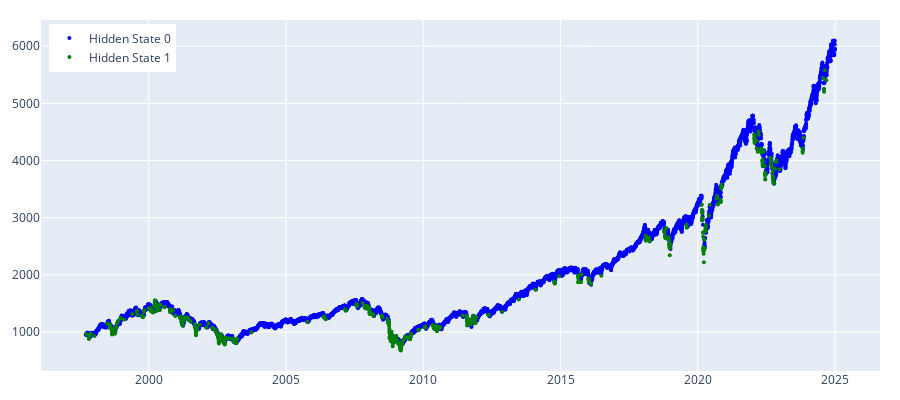

The notebook cell saved with this chart:
### Markdown cell above
A Gaussian Mixture Model is also introduced and is trained on the whole price_array dataset. This was performed to evaluate the overall performance of the model against the Hidden Markov Model; furthermore, to provide a baseline performance comparator for its entropy-gated derivatives.

### Code cell
params = {'n_components':2, 'covariance_type': 'full', 'max_iter': 100000, 'n_init': 30,'init_params': 'kmeans', 'random_state':100}

gmm_model = regime_detection.get_regimes_gmm(prices_array, params)
gmm_states = gmm_model.predict(prices_array)
plot_hidden_states(np.array(gmm_states), prices[["TRDPRC_1"]])

### Figure 1 — Plotly figure (JSON) as saved in the notebook; plotly's stock layout.template omitted (floating-point values rounded to 4 significant figures; data arrays with more than 128 entries replaced by an {"elided": "..."} marker saying what was removed)
{"data": [{"marker": {"color": "blue", "size": 4}, "mode": "markers", "name": "Hidden State 0", "type": "scatter", "x": {"elided": "6342 str values"}, "y": {"elided": "6342 float values"}}, {"marker": {"color": "green", "size": 4}, "mode": "markers", "name": "Hidden State 1", "type": "scatter", "x": {"elided": "531 str values"}, "y": {"elided": "531 float values"}}], "layout": {"height": 400, "legend": {"x": 0.01, "xanchor": "left", "y": 0.99, "yanchor": "top"}, "margin": {"b": 20, "l": 20, "r": 20, "t": 20}, "width": 900}}
